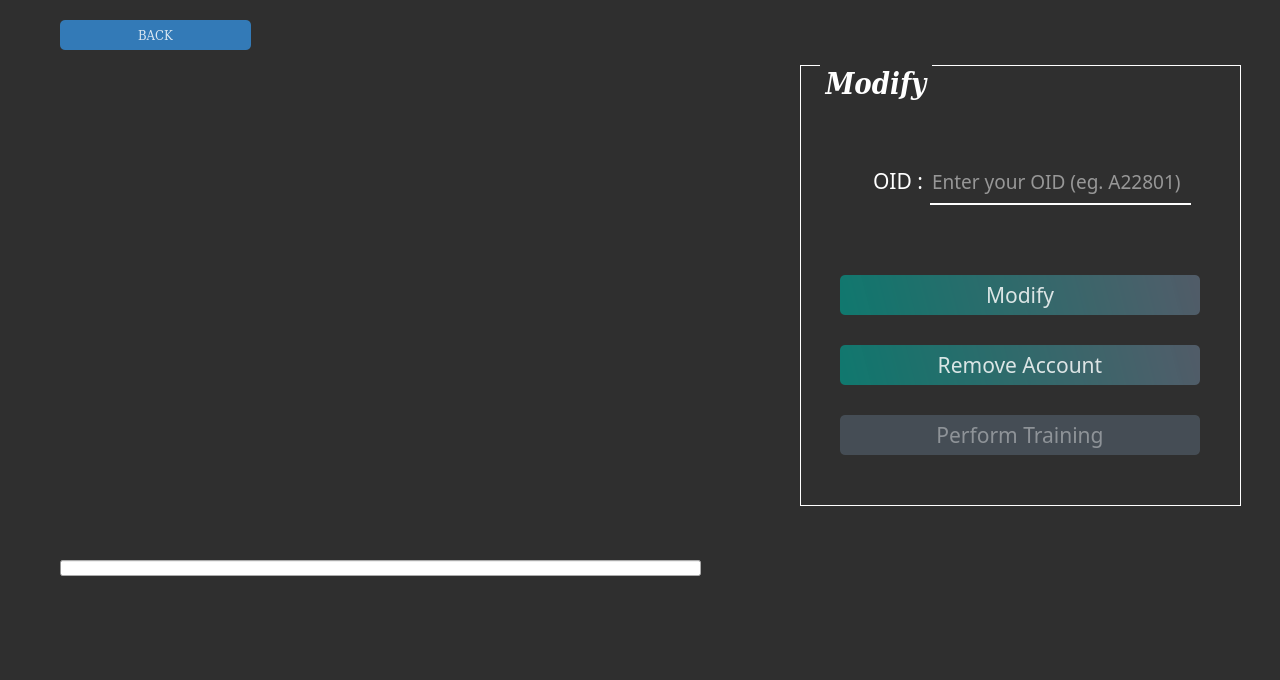
<?xml version="1.0" encoding="UTF-8"?>
<ui version="4.0">
 <class>mainDialog</class>
 <widget class="QDialog" name="mainDialog">
  <property name="geometry">
   <rect>
    <x>0</x>
    <y>0</y>
    <width>1280</width>
    <height>680</height>
   </rect>
  </property>
  <property name="minimumSize">
   <size>
    <width>1280</width>
    <height>680</height>
   </size>
  </property>
  <property name="maximumSize">
   <size>
    <width>1280</width>
    <height>680</height>
   </size>
  </property>
  <property name="font">
   <font>
    <family>DejaVu Serif Condensed</family>
   </font>
  </property>
  <property name="windowTitle">
   <string>Face Recognition System</string>
  </property>
  <widget class="QLabel" name="videolabel">
   <property name="geometry">
    <rect>
     <x>60</x>
     <y>80</y>
     <width>640</width>
     <height>480</height>
    </rect>
   </property>
   <property name="maximumSize">
    <size>
     <width>640</width>
     <height>480</height>
    </size>
   </property>
   <property name="text">
    <string/>
   </property>
   <property name="scaledContents">
    <bool>false</bool>
   </property>
  </widget>
  <widget class="QGroupBox" name="groupBox">
   <property name="geometry">
    <rect>
     <x>800</x>
     <y>65</y>
     <width>441</width>
     <height>441</height>
    </rect>
   </property>
   <property name="font">
    <font>
     <family>DejaVu Serif Condensed</family>
     <pointsize>22</pointsize>
     <weight>75</weight>
     <italic>true</italic>
     <bold>true</bold>
    </font>
   </property>
   <property name="styleSheet">
    <string notr="true">QGroupBox{
color: rgb(255, 255, 255);
border-width: 1px;
border-style: solid;
border-color: rgb(255,255,255);
margin-top: 2.5ex
}

QGroupBox::title{
color: rgb(255, 255, 255);
subcontrol-origin: margin;
subcontrol-position: top left;
left: 20px;    
margin-left: 0px;
padding: 1px;
position: relative;
}
</string>
   </property>
   <property name="title">
    <string>Modify</string>
   </property>
   <widget class="QLineEdit" name="userID">
    <property name="geometry">
     <rect>
      <x>130</x>
      <y>100</y>
      <width>261</width>
      <height>40</height>
     </rect>
    </property>
    <property name="font">
     <font>
      <family>Segoe UI Semibold</family>
      <pointsize>14</pointsize>
      <weight>50</weight>
      <italic>false</italic>
      <bold>false</bold>
     </font>
    </property>
    <property name="styleSheet">
     <string notr="true">QLineEdit{
background-color:rgba(0, 0, 0, 0);
/* font: 63 16pt &quot;Segoe UI Semibold&quot;; */
border:none;
border-bottom:2px solid rgba(255,255,255,1);
color:rgba(255,255,255,1);
padding-bottom:5px;
}

QLineEdit:focus{
border-color:#00E7F2 ;
}</string>
    </property>
    <property name="placeholderText">
     <string>Enter your OID (eg. A22801)</string>
    </property>
   </widget>
   <widget class="QLabel" name="label_1">
    <property name="geometry">
     <rect>
      <x>73</x>
      <y>100</y>
      <width>51</width>
      <height>31</height>
     </rect>
    </property>
    <property name="maximumSize">
     <size>
      <width>155</width>
      <height>16777215</height>
     </size>
    </property>
    <property name="font">
     <font>
      <family>Segoe UI Semibold</family>
      <pointsize>16</pointsize>
      <weight>50</weight>
      <italic>false</italic>
      <bold>false</bold>
     </font>
    </property>
    <property name="styleSheet">
     <string notr="true">color: rgb(255, 255, 255);
/* font: 63 16pt &quot;Segoe UI Semibold&quot;; */</string>
    </property>
    <property name="text">
     <string>OID :</string>
    </property>
   </widget>
   <widget class="QPushButton" name="TrainButton">
    <property name="enabled">
     <bool>false</bool>
    </property>
    <property name="geometry">
     <rect>
      <x>40</x>
      <y>350</y>
      <width>360</width>
      <height>40</height>
     </rect>
    </property>
    <property name="font">
     <font>
      <family>Segoe UI Semibold</family>
      <pointsize>16</pointsize>
      <weight>50</weight>
      <italic>false</italic>
      <bold>false</bold>
     </font>
    </property>
    <property name="cursor">
     <cursorShape>PointingHandCursor</cursorShape>
    </property>
    <property name="autoFillBackground">
     <bool>false</bool>
    </property>
    <property name="styleSheet">
     <string notr="true">QPushButton#TrainButton{
background-color: qlineargradient(spread:pad, x1:0, y1:0.505682, x2:1, y2:0.477, stop:0 rgba(11, 131, 120, 219), stop:1 rgba(85, 98, 112, 226));
color:rgba(255, 255, 255, 210);
border-radius:5px;
/* font: 63 16pt &quot;Segoe UI Semibold&quot;; */
}

QPushButton#TrainButton:hover{
background-color: qlineargradient(spread:pad, x1:0, y1:0.505682, x2:1, y2:0.477, stop:0 rgba(150, 123, 111, 219), stop:1 rgba(85, 81, 84, 226));
}

QPushButton#TrainButton:pressed{
padding-left:5px;
padding-top:5px;
background-color:rgba(150, 123, 111, 255);
}

QPushButton#TrainButton:disabled{
background-color: rgba(85, 98, 112, 150);
color:rgba(255, 255, 255, 100);
}</string>
    </property>
    <property name="text">
     <string>Perform Training</string>
    </property>
   </widget>
   <widget class="QPushButton" name="RemButton">
    <property name="geometry">
     <rect>
      <x>40</x>
      <y>280</y>
      <width>360</width>
      <height>40</height>
     </rect>
    </property>
    <property name="font">
     <font>
      <family>Segoe UI Semibold</family>
      <pointsize>16</pointsize>
      <weight>50</weight>
      <italic>false</italic>
      <bold>false</bold>
     </font>
    </property>
    <property name="cursor">
     <cursorShape>PointingHandCursor</cursorShape>
    </property>
    <property name="styleSheet">
     <string notr="true">QPushButton#RemButton{
background-color: qlineargradient(spread:pad, x1:0, y1:0.505682, x2:1, y2:0.477, stop:0 rgba(11, 131, 120, 219), stop:1 rgba(85, 98, 112, 226));
color:rgba(255, 255, 255, 210);
border-radius:5px;
/* font: 63 16pt &quot;Segoe UI Semibold&quot;; */
}

QPushButton#RemButton:hover{
background-color: qlineargradient(spread:pad, x1:0, y1:0.505682, x2:1, y2:0.477, stop:0 rgba(150, 123, 111, 219), stop:1 rgba(85, 81, 84, 226));
}

QPushButton#RemButton:pressed{
padding-left:5px;
padding-top:5px;
background-color:rgba(150, 123, 111, 255);
}</string>
    </property>
    <property name="text">
     <string>Remove Account</string>
    </property>
   </widget>
   <widget class="QPushButton" name="ModButton">
    <property name="geometry">
     <rect>
      <x>40</x>
      <y>210</y>
      <width>360</width>
      <height>40</height>
     </rect>
    </property>
    <property name="font">
     <font>
      <family>Segoe UI Semibold</family>
      <pointsize>16</pointsize>
      <weight>50</weight>
      <italic>false</italic>
      <bold>false</bold>
     </font>
    </property>
    <property name="cursor">
     <cursorShape>PointingHandCursor</cursorShape>
    </property>
    <property name="styleSheet">
     <string notr="true">QPushButton#ModButton{
background-color: qlineargradient(spread:pad, x1:0, y1:0.505682, x2:1, y2:0.477, stop:0 rgba(11, 131, 120, 219), stop:1 rgba(85, 98, 112, 226));
color:rgba(255, 255, 255, 210);
border-radius:5px;
/* font: 63 16pt &quot;Segoe UI Semibold&quot;; */
}

QPushButton#ModButton:hover{
background-color: qlineargradient(spread:pad, x1:0, y1:0.505682, x2:1, y2:0.477, stop:0 rgba(150, 123, 111, 219), stop:1 rgba(85, 81, 84, 226));
}

QPushButton#ModButton:pressed{
padding-left:5px;
padding-top:5px;
background-color:rgba(150, 123, 111, 255);
}</string>
    </property>
    <property name="text">
     <string>Modify</string>
    </property>
   </widget>
  </widget>
  <widget class="QLabel" name="messlabel">
   <property name="geometry">
    <rect>
     <x>60</x>
     <y>580</y>
     <width>1161</width>
     <height>71</height>
    </rect>
   </property>
   <property name="font">
    <font>
     <family>Segoe UI Semibold</family>
     <pointsize>22</pointsize>
     <weight>7</weight>
     <italic>false</italic>
     <bold>false</bold>
    </font>
   </property>
   <property name="styleSheet">
    <string notr="true">color: rgb(255, 255, 255);
font: 63 22pt &quot;Segoe UI Semibold&quot;;</string>
   </property>
   <property name="text">
    <string/>
   </property>
   <property name="alignment">
    <set>Qt::AlignCenter</set>
   </property>
   <property name="wordWrap">
    <bool>false</bool>
   </property>
  </widget>
  <widget class="QPushButton" name="BackButton">
   <property name="enabled">
    <bool>true</bool>
   </property>
   <property name="geometry">
    <rect>
     <x>60</x>
     <y>20</y>
     <width>191</width>
     <height>30</height>
    </rect>
   </property>
   <property name="font">
    <font>
     <family>Arial</family>
     <pointsize>10</pointsize>
     <weight>10</weight>
     <italic>false</italic>
     <bold>false</bold>
    </font>
   </property>
   <property name="cursor">
    <cursorShape>PointingHandCursor</cursorShape>
   </property>
   <property name="statusTip">
    <string/>
   </property>
   <property name="styleSheet">
    <string notr="true">QPushButton#BackButton{
background-color: qlineargradient(spread:pad, x1:0, y1:0.505682, x2:1, y2:0.477, stop:0 rgba(51, 122, 183, 1), stop:1 rgba(51, 122, 183, 1));
color:rgba(255, 255, 255, 210);
border-radius:5px;
/* font: 63 10pt &quot;Segoe UI Semibold&quot;; */
font: 87 10pt &quot;Arial&quot;;
}

QPushButton#BackButton:hover{
background-color: qlineargradient(spread:pad, x1:0, y1:0.505682, x2:1, y2:0.477, stop:0 rgba(150, 123, 111, 219), stop:1 rgba(85, 81, 84, 226));
}

QPushButton#BackButton:pressed{
padding-left:5px;
padding-top:5px;
background-color:rgba(150, 123, 111, 255);
}

QPushButton#BackButton:disabled{
background-color: rgba(51, 122, 183, 180);
color:rgba(255, 255, 255, 180);
}</string>
   </property>
   <property name="text">
    <string>BACK</string>
   </property>
  </widget>
  <widget class="QLabel" name="label">
   <property name="geometry">
    <rect>
     <x>0</x>
     <y>0</y>
     <width>1280</width>
     <height>680</height>
    </rect>
   </property>
   <property name="text">
    <string/>
   </property>
   <property name="pixmap">
    <pixmap>../images/mainBackground.png</pixmap>
   </property>
   <property name="scaledContents">
    <bool>true</bool>
   </property>
  </widget>
  <widget class="QLabel" name="label_2">
   <property name="geometry">
    <rect>
     <x>0</x>
     <y>0</y>
     <width>1280</width>
     <height>680</height>
    </rect>
   </property>
   <property name="styleSheet">
    <string notr="true">background-color: qlineargradient(spread:pad, x1:1, y1:1, x2:1, y2:1, stop:1 rgba(0, 0, 0, 205));</string>
   </property>
   <property name="text">
    <string/>
   </property>
  </widget>
  <widget class="QProgressBar" name="progressBar">
   <property name="geometry">
    <rect>
     <x>60</x>
     <y>560</y>
     <width>641</width>
     <height>16</height>
    </rect>
   </property>
   <property name="font">
    <font>
     <family>DejaVu Serif Condensed</family>
     <kerning>true</kerning>
    </font>
   </property>
   <property name="styleSheet">
    <string notr="true">QProgressBar{
	boarder-radius: 10px;
	
}</string>
   </property>
   <property name="maximum">
    <number>1</number>
   </property>
   <property name="value">
    <number>0</number>
   </property>
   <property name="textVisible">
    <bool>false</bool>
   </property>
  </widget>
  <zorder>label</zorder>
  <zorder>label_2</zorder>
  <zorder>videolabel</zorder>
  <zorder>groupBox</zorder>
  <zorder>messlabel</zorder>
  <zorder>BackButton</zorder>
  <zorder>progressBar</zorder>
 </widget>
 <resources/>
 <connections/>
</ui>
